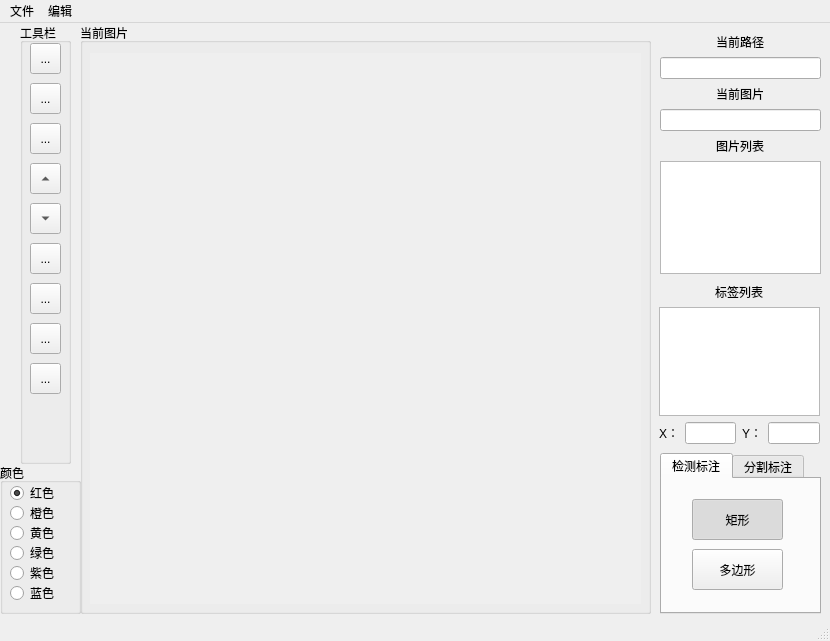
<?xml version="1.0" encoding="UTF-8"?>
<ui version="4.0">
 <class>Label2D</class>
 <widget class="QMainWindow" name="Label2D">
  <property name="geometry">
   <rect>
    <x>0</x>
    <y>0</y>
    <width>830</width>
    <height>641</height>
   </rect>
  </property>
  <property name="mouseTracking">
   <bool>true</bool>
  </property>
  <property name="windowTitle">
   <string>MainWindow</string>
  </property>
  <widget class="QWidget" name="centralwidget">
   <property name="mouseTracking">
    <bool>true</bool>
   </property>
   <widget class="QWidget" name="verticalLayoutWidget">
    <property name="geometry">
     <rect>
      <x>660</x>
      <y>10</y>
      <width>161</width>
      <height>241</height>
     </rect>
    </property>
    <layout class="QVBoxLayout" name="verticalLayout">
     <item alignment="Qt::AlignHCenter">
      <widget class="QLabel" name="label_t2">
       <property name="text">
        <string>当前路径</string>
       </property>
      </widget>
     </item>
     <item>
      <widget class="QLineEdit" name="currentDir">
       <property name="autoFillBackground">
        <bool>false</bool>
       </property>
       <property name="readOnly">
        <bool>true</bool>
       </property>
      </widget>
     </item>
     <item alignment="Qt::AlignHCenter">
      <widget class="QLabel" name="label_t1">
       <property name="text">
        <string>当前图片</string>
       </property>
      </widget>
     </item>
     <item>
      <widget class="QLineEdit" name="currentPicture">
       <property name="layoutDirection">
        <enum>Qt::LeftToRight</enum>
       </property>
       <property name="readOnly">
        <bool>true</bool>
       </property>
      </widget>
     </item>
     <item alignment="Qt::AlignHCenter">
      <widget class="QLabel" name="label_t3">
       <property name="text">
        <string>图片列表</string>
       </property>
      </widget>
     </item>
     <item>
      <widget class="QListWidget" name="nameList"/>
     </item>
    </layout>
   </widget>
   <widget class="QWidget" name="verticalLayoutWidget_2">
    <property name="geometry">
     <rect>
      <x>659</x>
      <y>260</y>
      <width>161</width>
      <height>161</height>
     </rect>
    </property>
    <layout class="QVBoxLayout" name="verticalLayout_2">
     <item alignment="Qt::AlignHCenter">
      <widget class="QLabel" name="label_t4">
       <property name="text">
        <string>标签列表</string>
       </property>
      </widget>
     </item>
     <item>
      <layout class="QHBoxLayout" name="horizontalLayout_2">
       <item>
        <widget class="QListWidget" name="labelList"/>
       </item>
      </layout>
     </item>
     <item>
      <layout class="QHBoxLayout" name="horizontalLayout">
       <item>
        <widget class="QLabel" name="label_X">
         <property name="text">
          <string>X：</string>
         </property>
        </widget>
       </item>
       <item>
        <widget class="QLineEdit" name="coordinateX">
         <property name="minimumSize">
          <size>
           <width>17</width>
           <height>0</height>
          </size>
         </property>
        </widget>
       </item>
       <item>
        <widget class="QLabel" name="label_Y">
         <property name="text">
          <string>Y：</string>
         </property>
        </widget>
       </item>
       <item>
        <widget class="QLineEdit" name="coordinateY"/>
       </item>
      </layout>
     </item>
    </layout>
   </widget>
   <widget class="QGroupBox" name="groupBox">
    <property name="geometry">
     <rect>
      <x>80</x>
      <y>0</y>
      <width>571</width>
      <height>591</height>
     </rect>
    </property>
    <property name="mouseTracking">
     <bool>true</bool>
    </property>
    <property name="title">
     <string>当前图片</string>
    </property>
    <widget class="QLabel" name="label_picture">
     <property name="geometry">
      <rect>
       <x>10</x>
       <y>30</y>
       <width>551</width>
       <height>551</height>
      </rect>
     </property>
     <property name="mouseTracking">
      <bool>true</bool>
     </property>
     <property name="autoFillBackground">
      <bool>true</bool>
     </property>
     <property name="text">
      <string/>
     </property>
    </widget>
   </widget>
   <widget class="QGroupBox" name="groupBox_2">
    <property name="geometry">
     <rect>
      <x>20</x>
      <y>0</y>
      <width>51</width>
      <height>441</height>
     </rect>
    </property>
    <property name="title">
     <string>工具栏</string>
    </property>
    <widget class="QToolButton" name="toolButton_save">
     <property name="geometry">
      <rect>
       <x>10</x>
       <y>100</y>
       <width>31</width>
       <height>31</height>
      </rect>
     </property>
     <property name="toolTip">
      <string>&lt;!DOCTYPE HTML PUBLIC &quot;-//W3C//DTD HTML 4.0//EN&quot; &quot;http://www.w3.org/TR/REC-html40/strict.dtd&quot;&gt;
&lt;html&gt;&lt;head&gt;&lt;meta name=&quot;qrichtext&quot; content=&quot;1&quot; /&gt;&lt;style type=&quot;text/css&quot;&gt;
p, li { white-space: pre-wrap; }
&lt;/style&gt;&lt;/head&gt;&lt;body style=&quot; font-family:'.SF NS Text'; font-size:10pt; font-weight:400; font-style:normal;&quot;&gt;
&lt;p style=&quot; margin-top:12px; margin-bottom:12px; margin-left:0px; margin-right:0px; -qt-block-indent:0; text-indent:0px;&quot;&gt;&lt;span style=&quot; font-size:18pt;&quot;&gt;保存&lt;/span&gt;&lt;/p&gt;&lt;/body&gt;&lt;/html&gt;</string>
     </property>
     <property name="text">
      <string>...</string>
     </property>
    </widget>
    <widget class="QToolButton" name="toolButton_next">
     <property name="geometry">
      <rect>
       <x>10</x>
       <y>180</y>
       <width>31</width>
       <height>31</height>
      </rect>
     </property>
     <property name="toolTip">
      <string>&lt;html&gt;&lt;head/&gt;&lt;body&gt;&lt;p&gt;&lt;span style=&quot; font-size:18pt;&quot;&gt;下一张&lt;/span&gt;&lt;/p&gt;&lt;/body&gt;&lt;/html&gt;</string>
     </property>
     <property name="text">
      <string>...</string>
     </property>
     <property name="checkable">
      <bool>false</bool>
     </property>
     <property name="popupMode">
      <enum>QToolButton::DelayedPopup</enum>
     </property>
     <property name="arrowType">
      <enum>Qt::DownArrow</enum>
     </property>
    </widget>
    <widget class="QToolButton" name="toolButton_previous">
     <property name="geometry">
      <rect>
       <x>10</x>
       <y>140</y>
       <width>31</width>
       <height>31</height>
      </rect>
     </property>
     <property name="toolTip">
      <string>&lt;html&gt;&lt;head/&gt;&lt;body&gt;&lt;p&gt;&lt;span style=&quot; font-size:18pt;&quot;&gt;上一张&lt;/span&gt;&lt;/p&gt;&lt;/body&gt;&lt;/html&gt;</string>
     </property>
     <property name="text">
      <string>...</string>
     </property>
     <property name="autoRaise">
      <bool>false</bool>
     </property>
     <property name="arrowType">
      <enum>Qt::UpArrow</enum>
     </property>
    </widget>
    <widget class="QToolButton" name="toolButton_open">
     <property name="geometry">
      <rect>
       <x>10</x>
       <y>20</y>
       <width>31</width>
       <height>31</height>
      </rect>
     </property>
     <property name="toolTip">
      <string>&lt;!DOCTYPE HTML PUBLIC &quot;-//W3C//DTD HTML 4.0//EN&quot; &quot;http://www.w3.org/TR/REC-html40/strict.dtd&quot;&gt;
&lt;html&gt;&lt;head&gt;&lt;meta name=&quot;qrichtext&quot; content=&quot;1&quot; /&gt;&lt;style type=&quot;text/css&quot;&gt;
p, li { white-space: pre-wrap; }
&lt;/style&gt;&lt;/head&gt;&lt;body style=&quot; font-family:'.SF NS Text'; font-size:10pt; font-weight:400; font-style:normal;&quot;&gt;
&lt;p style=&quot; margin-top:12px; margin-bottom:12px; margin-left:0px; margin-right:0px; -qt-block-indent:0; text-indent:0px;&quot;&gt;&lt;span style=&quot; font-size:18pt;&quot;&gt;保存&lt;/span&gt;&lt;/p&gt;&lt;/body&gt;&lt;/html&gt;</string>
     </property>
     <property name="text">
      <string>...</string>
     </property>
    </widget>
    <widget class="QToolButton" name="toolButton_openFiles">
     <property name="geometry">
      <rect>
       <x>10</x>
       <y>60</y>
       <width>31</width>
       <height>31</height>
      </rect>
     </property>
     <property name="toolTip">
      <string>&lt;!DOCTYPE HTML PUBLIC &quot;-//W3C//DTD HTML 4.0//EN&quot; &quot;http://www.w3.org/TR/REC-html40/strict.dtd&quot;&gt;
&lt;html&gt;&lt;head&gt;&lt;meta name=&quot;qrichtext&quot; content=&quot;1&quot; /&gt;&lt;style type=&quot;text/css&quot;&gt;
p, li { white-space: pre-wrap; }
&lt;/style&gt;&lt;/head&gt;&lt;body style=&quot; font-family:'.SF NS Text'; font-size:10pt; font-weight:400; font-style:normal;&quot;&gt;
&lt;p style=&quot; margin-top:12px; margin-bottom:12px; margin-left:0px; margin-right:0px; -qt-block-indent:0; text-indent:0px;&quot;&gt;&lt;span style=&quot; font-size:18pt;&quot;&gt;保存&lt;/span&gt;&lt;/p&gt;&lt;/body&gt;&lt;/html&gt;</string>
     </property>
     <property name="text">
      <string>...</string>
     </property>
    </widget>
    <widget class="QToolButton" name="toolButton_close">
     <property name="geometry">
      <rect>
       <x>10</x>
       <y>220</y>
       <width>31</width>
       <height>31</height>
      </rect>
     </property>
     <property name="toolTip">
      <string>&lt;!DOCTYPE HTML PUBLIC &quot;-//W3C//DTD HTML 4.0//EN&quot; &quot;http://www.w3.org/TR/REC-html40/strict.dtd&quot;&gt;
&lt;html&gt;&lt;head&gt;&lt;meta name=&quot;qrichtext&quot; content=&quot;1&quot; /&gt;&lt;style type=&quot;text/css&quot;&gt;
p, li { white-space: pre-wrap; }
&lt;/style&gt;&lt;/head&gt;&lt;body style=&quot; font-family:'.SF NS Text'; font-size:10pt; font-weight:400; font-style:normal;&quot;&gt;
&lt;p style=&quot; margin-top:12px; margin-bottom:12px; margin-left:0px; margin-right:0px; -qt-block-indent:0; text-indent:0px;&quot;&gt;&lt;span style=&quot; font-size:18pt;&quot;&gt;保存&lt;/span&gt;&lt;/p&gt;&lt;/body&gt;&lt;/html&gt;</string>
     </property>
     <property name="text">
      <string>...</string>
     </property>
    </widget>
    <widget class="QToolButton" name="toolButton_redo">
     <property name="geometry">
      <rect>
       <x>10</x>
       <y>260</y>
       <width>31</width>
       <height>31</height>
      </rect>
     </property>
     <property name="toolTip">
      <string>&lt;!DOCTYPE HTML PUBLIC &quot;-//W3C//DTD HTML 4.0//EN&quot; &quot;http://www.w3.org/TR/REC-html40/strict.dtd&quot;&gt;
&lt;html&gt;&lt;head&gt;&lt;meta name=&quot;qrichtext&quot; content=&quot;1&quot; /&gt;&lt;style type=&quot;text/css&quot;&gt;
p, li { white-space: pre-wrap; }
&lt;/style&gt;&lt;/head&gt;&lt;body style=&quot; font-family:'.SF NS Text'; font-size:10pt; font-weight:400; font-style:normal;&quot;&gt;
&lt;p style=&quot; margin-top:12px; margin-bottom:12px; margin-left:0px; margin-right:0px; -qt-block-indent:0; text-indent:0px;&quot;&gt;&lt;span style=&quot; font-size:18pt;&quot;&gt;保存&lt;/span&gt;&lt;/p&gt;&lt;/body&gt;&lt;/html&gt;</string>
     </property>
     <property name="text">
      <string>...</string>
     </property>
    </widget>
    <widget class="QToolButton" name="toolButton_undo">
     <property name="geometry">
      <rect>
       <x>10</x>
       <y>300</y>
       <width>31</width>
       <height>31</height>
      </rect>
     </property>
     <property name="toolTip">
      <string>&lt;!DOCTYPE HTML PUBLIC &quot;-//W3C//DTD HTML 4.0//EN&quot; &quot;http://www.w3.org/TR/REC-html40/strict.dtd&quot;&gt;
&lt;html&gt;&lt;head&gt;&lt;meta name=&quot;qrichtext&quot; content=&quot;1&quot; /&gt;&lt;style type=&quot;text/css&quot;&gt;
p, li { white-space: pre-wrap; }
&lt;/style&gt;&lt;/head&gt;&lt;body style=&quot; font-family:'.SF NS Text'; font-size:10pt; font-weight:400; font-style:normal;&quot;&gt;
&lt;p style=&quot; margin-top:12px; margin-bottom:12px; margin-left:0px; margin-right:0px; -qt-block-indent:0; text-indent:0px;&quot;&gt;&lt;span style=&quot; font-size:18pt;&quot;&gt;保存&lt;/span&gt;&lt;/p&gt;&lt;/body&gt;&lt;/html&gt;</string>
     </property>
     <property name="text">
      <string>...</string>
     </property>
    </widget>
    <widget class="QToolButton" name="toolButton_closeLabel">
     <property name="geometry">
      <rect>
       <x>10</x>
       <y>340</y>
       <width>31</width>
       <height>31</height>
      </rect>
     </property>
     <property name="toolTip">
      <string>&lt;!DOCTYPE HTML PUBLIC &quot;-//W3C//DTD HTML 4.0//EN&quot; &quot;http://www.w3.org/TR/REC-html40/strict.dtd&quot;&gt;
&lt;html&gt;&lt;head&gt;&lt;meta name=&quot;qrichtext&quot; content=&quot;1&quot; /&gt;&lt;style type=&quot;text/css&quot;&gt;
p, li { white-space: pre-wrap; }
&lt;/style&gt;&lt;/head&gt;&lt;body style=&quot; font-family:'.SF NS Text'; font-size:10pt; font-weight:400; font-style:normal;&quot;&gt;
&lt;p style=&quot; margin-top:12px; margin-bottom:12px; margin-left:0px; margin-right:0px; -qt-block-indent:0; text-indent:0px;&quot;&gt;&lt;span style=&quot; font-size:18pt;&quot;&gt;保存&lt;/span&gt;&lt;/p&gt;&lt;/body&gt;&lt;/html&gt;</string>
     </property>
     <property name="text">
      <string>...</string>
     </property>
    </widget>
   </widget>
   <widget class="QGroupBox" name="groupBox_color">
    <property name="geometry">
     <rect>
      <x>0</x>
      <y>440</y>
      <width>81</width>
      <height>151</height>
     </rect>
    </property>
    <property name="title">
     <string>颜色</string>
    </property>
    <widget class="QRadioButton" name="radioButton_red">
     <property name="geometry">
      <rect>
       <x>10</x>
       <y>20</y>
       <width>71</width>
       <height>20</height>
      </rect>
     </property>
     <property name="text">
      <string>红色</string>
     </property>
     <property name="icon">
      <iconset resource="resource.qrc">
       <normaloff>:/icon/color/red.png</normaloff>:/icon/color/red.png</iconset>
     </property>
     <property name="checked">
      <bool>true</bool>
     </property>
    </widget>
    <widget class="QRadioButton" name="radioButton_ora">
     <property name="geometry">
      <rect>
       <x>10</x>
       <y>40</y>
       <width>71</width>
       <height>20</height>
      </rect>
     </property>
     <property name="text">
      <string>橙色</string>
     </property>
     <property name="icon">
      <iconset resource="resource.qrc">
       <normaloff>:/icon/color/orange.png</normaloff>:/icon/color/orange.png</iconset>
     </property>
    </widget>
    <widget class="QRadioButton" name="radioButton_yel">
     <property name="geometry">
      <rect>
       <x>10</x>
       <y>60</y>
       <width>71</width>
       <height>20</height>
      </rect>
     </property>
     <property name="text">
      <string>黄色</string>
     </property>
     <property name="icon">
      <iconset resource="resource.qrc">
       <normaloff>:/icon/color/yellow.png</normaloff>:/icon/color/yellow.png</iconset>
     </property>
    </widget>
    <widget class="QRadioButton" name="radioButton_gre">
     <property name="geometry">
      <rect>
       <x>10</x>
       <y>80</y>
       <width>71</width>
       <height>20</height>
      </rect>
     </property>
     <property name="text">
      <string>绿色</string>
     </property>
     <property name="icon">
      <iconset resource="resource.qrc">
       <normaloff>:/icon/color/green.png</normaloff>:/icon/color/green.png</iconset>
     </property>
    </widget>
    <widget class="QRadioButton" name="radioButton_pur">
     <property name="geometry">
      <rect>
       <x>10</x>
       <y>100</y>
       <width>71</width>
       <height>20</height>
      </rect>
     </property>
     <property name="text">
      <string>紫色</string>
     </property>
     <property name="icon">
      <iconset resource="resource.qrc">
       <normaloff>:/icon/color/purple.png</normaloff>:/icon/color/purple.png</iconset>
     </property>
    </widget>
    <widget class="QRadioButton" name="radioButton_blu">
     <property name="geometry">
      <rect>
       <x>10</x>
       <y>120</y>
       <width>71</width>
       <height>20</height>
      </rect>
     </property>
     <property name="text">
      <string>蓝色</string>
     </property>
     <property name="icon">
      <iconset resource="resource.qrc">
       <normaloff>:/icon/color/blue.png</normaloff>:/icon/color/blue.png</iconset>
     </property>
    </widget>
   </widget>
   <widget class="QTabWidget" name="tabWidget">
    <property name="geometry">
     <rect>
      <x>660</x>
      <y>430</y>
      <width>161</width>
      <height>161</height>
     </rect>
    </property>
    <property name="currentIndex">
     <number>0</number>
    </property>
    <widget class="QWidget" name="tab">
     <attribute name="title">
      <string>检测标注</string>
     </attribute>
     <widget class="QToolButton" name="buttonRect">
      <property name="geometry">
       <rect>
        <x>30</x>
        <y>20</y>
        <width>91</width>
        <height>41</height>
       </rect>
      </property>
      <property name="text">
       <string>矩形</string>
      </property>
      <property name="checkable">
       <bool>true</bool>
      </property>
      <property name="checked">
       <bool>true</bool>
      </property>
      <attribute name="buttonGroup">
       <string notr="true">buttonGroup</string>
      </attribute>
     </widget>
     <widget class="QToolButton" name="buttonPoly">
      <property name="geometry">
       <rect>
        <x>30</x>
        <y>70</y>
        <width>91</width>
        <height>41</height>
       </rect>
      </property>
      <property name="text">
       <string>多边形</string>
      </property>
      <property name="checkable">
       <bool>true</bool>
      </property>
      <property name="checked">
       <bool>false</bool>
      </property>
      <attribute name="buttonGroup">
       <string notr="true">buttonGroup</string>
      </attribute>
     </widget>
    </widget>
    <widget class="QWidget" name="tab_2">
     <attribute name="title">
      <string>分割标注</string>
     </attribute>
     <widget class="QPushButton" name="pushButton_finish">
      <property name="geometry">
       <rect>
        <x>20</x>
        <y>0</y>
        <width>61</width>
        <height>31</height>
       </rect>
      </property>
      <property name="text">
       <string>完成</string>
      </property>
     </widget>
     <widget class="QPushButton" name="pushButton_cancel">
      <property name="geometry">
       <rect>
        <x>80</x>
        <y>0</y>
        <width>61</width>
        <height>31</height>
       </rect>
      </property>
      <property name="text">
       <string>取消</string>
      </property>
     </widget>
     <widget class="QGroupBox" name="groupBox_3">
      <property name="geometry">
       <rect>
        <x>10</x>
        <y>30</y>
        <width>141</width>
        <height>51</height>
       </rect>
      </property>
      <property name="title">
       <string>画笔形状</string>
      </property>
      <widget class="QToolButton" name="penShapeRect">
       <property name="geometry">
        <rect>
         <x>25</x>
         <y>20</y>
         <width>41</width>
         <height>22</height>
        </rect>
       </property>
       <property name="text">
        <string>正方形</string>
       </property>
       <property name="checkable">
        <bool>true</bool>
       </property>
       <property name="checked">
        <bool>true</bool>
       </property>
       <attribute name="buttonGroup">
        <string notr="true">buttonGroup_2</string>
       </attribute>
      </widget>
      <widget class="QToolButton" name="penShapeCircle">
       <property name="geometry">
        <rect>
         <x>80</x>
         <y>20</y>
         <width>41</width>
         <height>22</height>
        </rect>
       </property>
       <property name="text">
        <string>圆形</string>
       </property>
       <property name="checkable">
        <bool>true</bool>
       </property>
       <attribute name="buttonGroup">
        <string notr="true">buttonGroup_2</string>
       </attribute>
      </widget>
     </widget>
     <widget class="QGroupBox" name="groupBox_4">
      <property name="geometry">
       <rect>
        <x>10</x>
        <y>80</y>
        <width>141</width>
        <height>51</height>
       </rect>
      </property>
      <property name="title">
       <string>画笔大小</string>
      </property>
      <widget class="QToolButton" name="penSize1">
       <property name="geometry">
        <rect>
         <x>30</x>
         <y>20</y>
         <width>26</width>
         <height>22</height>
        </rect>
       </property>
       <property name="text">
        <string>1</string>
       </property>
       <property name="checkable">
        <bool>true</bool>
       </property>
       <property name="checked">
        <bool>true</bool>
       </property>
       <attribute name="buttonGroup">
        <string notr="true">buttonGroup_3</string>
       </attribute>
      </widget>
      <widget class="QToolButton" name="penSize2">
       <property name="geometry">
        <rect>
         <x>60</x>
         <y>20</y>
         <width>26</width>
         <height>22</height>
        </rect>
       </property>
       <property name="text">
        <string>3</string>
       </property>
       <property name="checkable">
        <bool>true</bool>
       </property>
       <attribute name="buttonGroup">
        <string notr="true">buttonGroup_3</string>
       </attribute>
      </widget>
      <widget class="QToolButton" name="penSize3">
       <property name="geometry">
        <rect>
         <x>90</x>
         <y>20</y>
         <width>26</width>
         <height>22</height>
        </rect>
       </property>
       <property name="text">
        <string>5</string>
       </property>
       <property name="checkable">
        <bool>true</bool>
       </property>
       <attribute name="buttonGroup">
        <string notr="true">buttonGroup_3</string>
       </attribute>
      </widget>
     </widget>
    </widget>
   </widget>
   <zorder>groupBox</zorder>
   <zorder>verticalLayoutWidget</zorder>
   <zorder>verticalLayoutWidget_2</zorder>
   <zorder>groupBox_2</zorder>
   <zorder>groupBox_color</zorder>
   <zorder>tabWidget</zorder>
  </widget>
  <widget class="QMenuBar" name="menubar">
   <property name="geometry">
    <rect>
     <x>0</x>
     <y>0</y>
     <width>830</width>
     <height>22</height>
    </rect>
   </property>
   <property name="nativeMenuBar">
    <bool>true</bool>
   </property>
   <widget class="QMenu" name="menuDucument">
    <property name="title">
     <string>文件</string>
    </property>
    <addaction name="actionOpen"/>
    <addaction name="actionOpenFiles"/>
    <addaction name="separator"/>
    <addaction name="actionPrevious"/>
    <addaction name="actionNext"/>
    <addaction name="actionSave"/>
    <addaction name="separator"/>
    <addaction name="actionClose"/>
   </widget>
   <widget class="QMenu" name="menuEdit">
    <property name="title">
     <string>编辑</string>
    </property>
    <addaction name="actionRedo"/>
    <addaction name="actionUndo"/>
    <addaction name="separator"/>
    <addaction name="actionDeletelabel"/>
   </widget>
   <addaction name="menuDucument"/>
   <addaction name="menuEdit"/>
  </widget>
  <widget class="QStatusBar" name="statusbar"/>
  <action name="actionOpen">
   <property name="text">
    <string>打开</string>
   </property>
   <property name="shortcut">
    <string>Ctrl+O</string>
   </property>
  </action>
  <action name="actionOpenFiles">
   <property name="text">
    <string>打开文件夹</string>
   </property>
   <property name="shortcut">
    <string>Ctrl+F</string>
   </property>
  </action>
  <action name="actionSave">
   <property name="text">
    <string>保存</string>
   </property>
   <property name="shortcut">
    <string>Ctrl+S</string>
   </property>
  </action>
  <action name="actionClose">
   <property name="text">
    <string>关闭</string>
   </property>
   <property name="shortcut">
    <string>Ctrl+Q</string>
   </property>
  </action>
  <action name="actionRedo">
   <property name="text">
    <string>前进一步</string>
   </property>
   <property name="shortcut">
    <string>Ctrl+Y</string>
   </property>
  </action>
  <action name="actionUndo">
   <property name="text">
    <string>后退一步</string>
   </property>
   <property name="shortcut">
    <string>Ctrl+Z</string>
   </property>
  </action>
  <action name="actionNext">
   <property name="text">
    <string>下一张</string>
   </property>
   <property name="shortcut">
    <string>Ctrl+N</string>
   </property>
  </action>
  <action name="actionPrevious">
   <property name="text">
    <string>上一张</string>
   </property>
   <property name="shortcut">
    <string>Ctrl+P</string>
   </property>
  </action>
  <action name="actionDeletelabel">
   <property name="text">
    <string>删除标记</string>
   </property>
   <property name="shortcut">
    <string>Ctrl+W</string>
   </property>
  </action>
 </widget>
 <resources>
  <include location="resource.qrc"/>
 </resources>
 <connections/>
 <buttongroups>
  <buttongroup name="buttonGroup"/>
  <buttongroup name="buttonGroup_2"/>
  <buttongroup name="buttonGroup_3"/>
 </buttongroups>
</ui>
